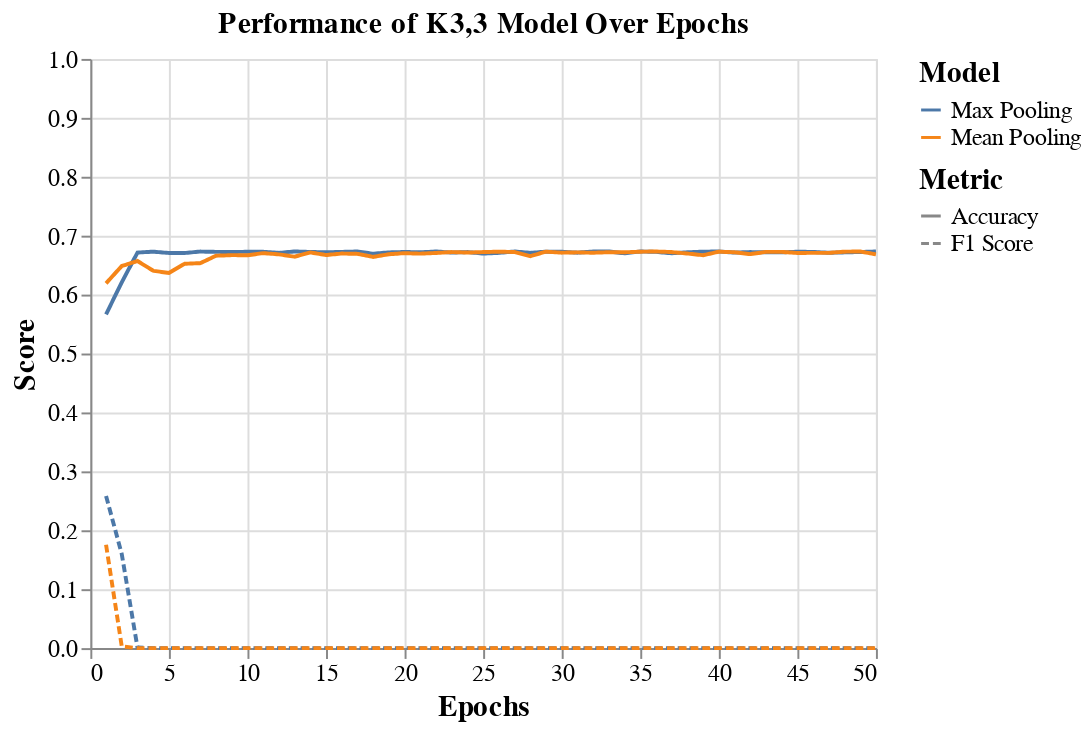

Notebook code cell kept with this figure:
### Code cell
# Creating the line chart
chart_k33 = alt.Chart(df_k33).mark_line().encode(
    x='Epochs:Q',
    y=alt.Y('Score:Q', scale=alt.Scale(domain=[0, 1])),
    color='Model:N',
    strokeDash='Metric:N'
).properties(
    title=alt.TitleParams('Performance of K3,3 Model Over Epochs', fontSize=15)
).configure_axis(
    labelFontSize=12,
    titleFontSize=15
).configure_legend(
    labelFontSize=12,
    titleFontSize=15
)

chart_k33

### Figure 1 — Vega-Lite specification as saved in the notebook (floating-point values rounded to 4 significant figures; data arrays with more than 128 entries replaced by an {"elided": "..."} marker saying what was removed)
{"config": {"view": {"continuousWidth": 400, "continuousHeight": 300}, "axis": {"labelFontSize": 12, "titleFontSize": 15}, "legend": {"labelFontSize": 12, "titleFontSize": 15}}, "data": {"name": "data-8bdbad6e3c50e98db2d14947c370c087"}, "mark": "line", "encoding": {"color": {"field": "Model", "type": "nominal"}, "strokeDash": {"field": "Metric", "type": "nominal"}, "x": {"field": "Epochs", "type": "quantitative"}, "y": {"field": "Score", "scale": {"domain": [0, 1]}, "type": "quantitative"}}, "title": {"text": "Performance of K3,3 Model Over Epochs", "fontSize": 15}, "$schema": "https://vega.github.io/schema/vega-lite/v4.17.0.json", "datasets": {"data-8bdbad6e3c50e98db2d14947c370c087": {"elided": "200 records"}}}
